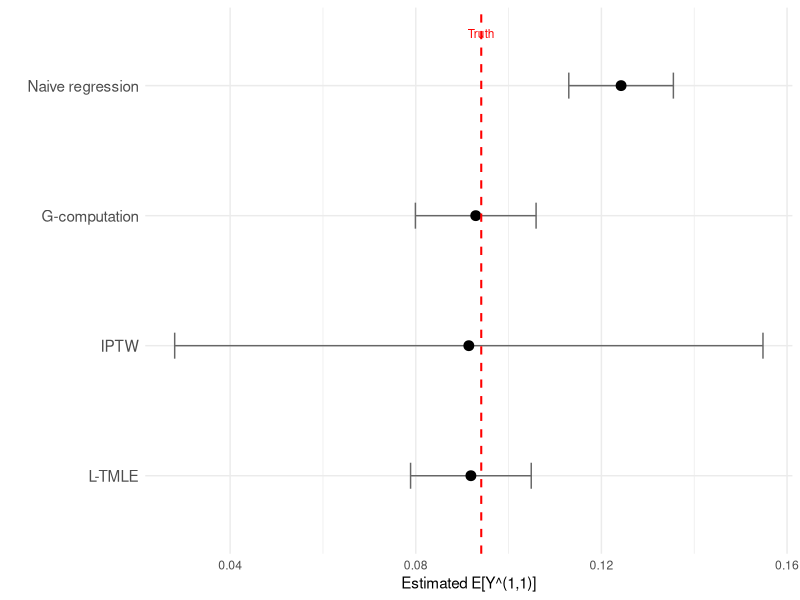

Reproduce this figure in R.
## ---- chunk 1
#| include: false
library(tidyverse)
knitr::opts_chunk$set(
  collapse = TRUE,
  comment = "#>",
  fig.width = 7,
  fig.height = 4,
  fig.align = "center"
)
logit <- function(p) log(p / (1 - p))
## ---- chunk 2
set.seed(2026)
# n = 5000 keeps the by-hand walkthrough fast while making the structural
# bias of the naive regression visible above sampling noise. The conceptual
# companion chapter and this chapter share the same data-generating process
# and seed.
n <- 5000

W_age    <- rnorm(n, mean = 40, sd = 10)
W_male   <- rbinom(n, 1, 0.6)
W_cd4_bl <- pmax(50, rnorm(n, mean = 350, sd = 120))
W_vl_bl  <- rnorm(n, mean = 4.2, sd = 0.7)
W <- 0.01 * (W_age - 40) - 0.001 * (W_cd4_bl - 350) + 0.2 * W_vl_bl - 0.1 * W_male

g1_true <- plogis(0.3 + 0.5 * W)
A1 <- rbinom(n, 1, g1_true)
L1 <- rnorm(n, mean = 0.3 * W + 1.2 * A1, sd = 1)  # strong treatment -> confounder
g2_true <- plogis(-0.5 + 0.8 * L1 + 0.3 * A1)       # strong confounder -> treatment
A2 <- rbinom(n, 1, g2_true)
Y <- rbinom(n, 1, plogis(-0.8 - 0.4 * A1 - 0.5 * A2 - 0.6 * L1 + 0.2 * W))  # strong L1 effect

dat <- tibble(W, A1, L1, A2, Y)
## ---- chunk 3
# Oracle truth (separate seed, large MC sample)
set.seed(9999)
n_mc <- 100000
W_mc <- rep(W, length.out = n_mc)
L1_cf11 <- rnorm(n_mc, mean = 0.3 * W_mc + 1.2, sd = 1)
Y_cf11  <- plogis(-0.8 - 0.4 - 0.5 - 0.6 * L1_cf11 + 0.2 * W_mc)
true_EY_11 <- mean(Y_cf11)
cat("True E[Y^(1,1)]:", round(true_EY_11, 4), "\n")
## ---- chunk 4
# Time 1: P(A1 = 1 | W)
g1_mod <- glm(A1 ~ W, family = binomial, data = dat)
g1_hat <- pmax(0.01, pmin(0.99, predict(g1_mod, type = "response")))  # <1>

# Time 2: P(A2 = 1 | A1, L1, W)
g2_mod <- glm(A2 ~ L1 + A1 + W, family = binomial, data = dat)
g2_hat <- pmax(0.01, pmin(0.99, predict(g2_mod, type = "response")))

# Evaluate g2 under the intervention value A1=1
g2_under_a1 <- pmax(0.01, pmin(0.99,
  predict(g2_mod, newdata = dat %>% mutate(A1 = 1), type = "response")))  # <2>

# Cumulative probability of following "always adhere"
g_cumulative <- g1_hat * g2_under_a1  # <3>
cat("Cumulative g range:", round(range(g_cumulative), 3), "\n")
## ---- chunk 5
Q2_mod <- glm(Y ~ A2 + L1 + A1 + W + A1:A2, family = binomial, data = dat)
Q2_A2is1 <- predict(Q2_mod, newdata = dat %>% mutate(A2 = 1), type = "response")
cat("Q2(A2=1) range:", round(range(Q2_A2is1), 4), "\n")
## ---- chunk 6
Q1_mod <- glm(Q2_A2is1 ~ A1 + W, family = quasibinomial, data = dat)
Q1_A1is1 <- predict(Q1_mod, newdata = dat %>% mutate(A1 = 1), type = "response")
cat("G-computation estimate E[Y^(1,1)]:", round(mean(Q1_A1is1), 4), "\n")
cat("True E[Y^(1,1)]:                  ", round(true_EY_11, 4), "\n")
## ---- chunk 7
H2 <- (dat$A1 == 1 & dat$A2 == 1) / (g1_hat * g2_under_a1)  # <1>
QA_init_t2 <- predict(Q2_mod, type = "response")

# Fluctuation model
fluc2 <- glm(dat$Y ~ -1 + offset(logit(QA_init_t2)) + H2, family = binomial)  # <2>
eps2 <- coef(fluc2)

# Update Q2 predictions under A2=1
Q2_star <- plogis(logit(Q2_A2is1) + eps2 / (g1_hat * g2_under_a1))  # <3>
cat("Epsilon at time 2:", round(eps2, 5), "\n")
## ---- chunk 8
Q1_mod_updated <- glm(Q2_star ~ A1 + W, family = quasibinomial, data = dat)  # <1>
Q1_updated <- predict(Q1_mod_updated, type = "response")
Q1_under_a1 <- predict(Q1_mod_updated, newdata = dat %>% mutate(A1 = 1), type = "response")

H1 <- (dat$A1 == 1) / g1_hat

fluc1 <- glm(Q2_star ~ -1 + offset(logit(Q1_updated)) + H1, family = quasibinomial)  # <2>
eps1 <- coef(fluc1)

Q1_star <- plogis(logit(Q1_under_a1) + eps1 / g1_hat)  # <3>
cat("Epsilon at time 1:", round(eps1, 5), "\n")
## ---- chunk 9
ltmle_est_11 <- mean(Q1_star)
cat("L-TMLE estimate E[Y^(1,1)]:", round(ltmle_est_11, 4), "\n")
cat("True E[Y^(1,1)]:           ", round(true_EY_11, 4), "\n")
## ---- chunk 10
naive_mod <- glm(Y ~ A1 + A2 + L1 + W, family = binomial, data = dat)
naive_pred_11 <- mean(predict(naive_mod, newdata = dat %>% mutate(A1 = 1, A2 = 1), type = "response"))

iptw_w <- ifelse(dat$A1 == 1 & dat$A2 == 1, 1 / (g1_hat * g2_hat), 0)
iptw_est <- sum(iptw_w * dat$Y) / sum(iptw_w)

# --- Confidence intervals via influence curves ---

# Cumulative clever covariates (weights) for the always-(1,1) regime:
# H2 is non-zero only for units who followed the regime at both visits,
# H1 only for units who followed it at visit 1.
H2_ic <- ifelse(dat$A1 == 1 & dat$A2 == 1, 1 / (g1_hat * g2_under_a1), 0)
H1_ic <- ifelse(dat$A1 == 1, 1 / g1_hat, 0)

# Naive regression CI (influence curve for standardized mean)
naive_p1 <- predict(naive_mod, newdata = dat %>% mutate(A1 = 1, A2 = 1), type = "response")
naive_resid <- dat$Y - predict(naive_mod, type = "response")
naive_H <- ifelse(dat$A1 == 1 & dat$A2 == 1, 1, 0)
naive_ic <- naive_p1 - naive_pred_11 + naive_H * naive_resid / mean(naive_H)
naive_se <- sd(naive_ic) / sqrt(n)

# G-computation CI: the sequential-regression efficient influence curve
# H2 (Y - Q2) + H1 (Q2 - Q1) + (Q1 - psi), evaluated at the *initial*
# (untargeted) outcome models Q2_A2is1 and Q1_A1is1. This is the same gradient
# the L-TMLE uses; without the targeting step its empirical mean is only
# approximately zero, so it is an approximate SE (a nonparametric bootstrap is
# the common exact alternative).
gcomp_est <- mean(Q1_A1is1)
gcomp_ic <- H2_ic * (dat$Y - Q2_A2is1) +
            H1_ic * (Q2_A2is1 - Q1_A1is1) +
            (Q1_A1is1 - gcomp_est)
gcomp_se <- sd(gcomp_ic) / sqrt(n)

# IPTW CI
iptw_num <- iptw_w * dat$Y
iptw_den <- sum(iptw_w)
iptw_ic <- (iptw_num - iptw_est * iptw_w) / mean(iptw_w > 0)
iptw_se <- sd(iptw_ic[iptw_w > 0]) / sqrt(sum(iptw_w > 0))

# L-TMLE CI: the same efficient influence curve, now evaluated at the
# *targeted* predictions Q2_star and Q1_star. All three terms are present:
# the time-2 residual, the time-1 projection, and the final centering term.
ltmle_ic <- H2_ic * (dat$Y - Q2_star) +
            H1_ic * (Q2_star - Q1_star) +
            (Q1_star - ltmle_est_11)
ltmle_se <- sd(ltmle_ic) / sqrt(n)

comparison <- tibble(
  Method = c("True E[Y^(1,1)]", "Naive regression", "G-computation", "IPTW", "L-TMLE"),
  Estimate = c(true_EY_11, naive_pred_11, mean(Q1_A1is1), iptw_est, ltmle_est_11),
  SE = c(NA, naive_se, gcomp_se, iptw_se, ltmle_se),
  Lower = Estimate - 1.96 * SE,
  Upper = Estimate + 1.96 * SE
)
comparison |> mutate(across(where(is.numeric), ~ round(.x, 4))) |> as.data.frame()
## ---- chunk 11
#| label: fig-estimator-comparison
#| fig-cap: "Comparison of estimators for the counterfactual failure rate under sustained high adherence. Error bars show 95% confidence intervals. The dashed red line marks the true value."
#| code-fold: true
plot_df <- comparison |> filter(Method != "True E[Y^(1,1)]")

ggplot(plot_df, aes(x = Estimate, y = factor(Method, levels = rev(plot_df$Method)))) +
  geom_errorbarh(aes(xmin = Lower, xmax = Upper), height = 0.2, color = "grey40") +
  geom_point(size = 3) +
  geom_vline(xintercept = true_EY_11, linetype = "dashed", color = "red", linewidth = 0.7) +
  annotate("text", x = true_EY_11, y = 4.4, label = "Truth", color = "red", size = 3) +
  labs(x = "Estimated E[Y^(1,1)]", y = "") +
  theme_minimal() +
  theme(axis.text.y = element_text(size = 11))
